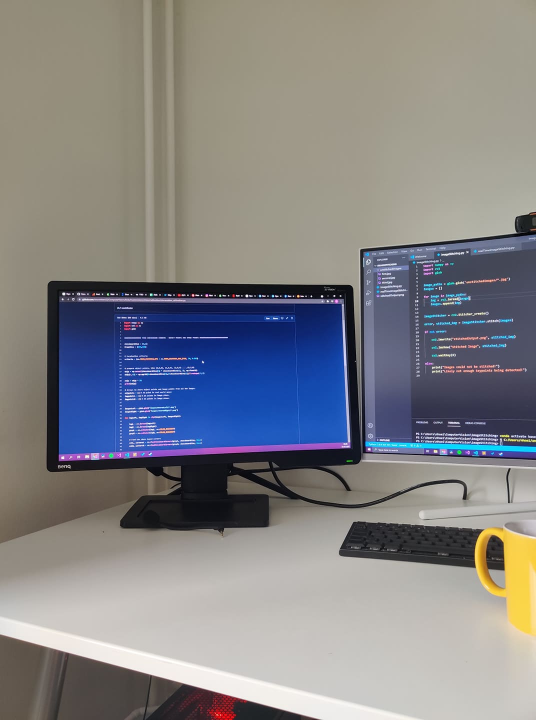
#> input picture images/1.jpg, 1072 x 1440 px (shown at 1/2 size); its folder holds 3 pictures in this run
$ python image_stitching.py
#> lines starting #> are read from the running program, lines starting #| are printed output that depends on the picture
import numpy as np
import cv2 as cv
import glob

# Detech and match features in the input images.
def detectAndMatchFeatures(img1, img2):
    # Use ORB feature detector
    orb = cv.ORB_create()
    keypoints1, descriptors1 = orb.detectAndCompute(img1, None)
    keypoints2, descriptors2 = orb.detectAndCompute(img2, None)

    # Match the features from 2 descriptors.
    bf = cv.BFMatcher(cv.NORM_HAMMING, crossCheck=True)
    matches = bf.match(descriptors1, descriptors2)
    matches = sorted(matches, key=lambda x: x.distance)

    return keypoints1, keypoints2, matches

# Compute the Homography matrix that is used to project features from one image to another image's coordinate.
def estimateHomography(keypoints1, keypoints2, matches, threshold=5):
    src_points = np.float32([keypoints1[m.queryIdx].pt for m in matches]).reshape(-1, 1, 2)
    dst_points = np.float32([keypoints2[m.trainIdx].pt for m in matches]).reshape(-1, 1, 2)

    H, mask = cv.findHomography(src_points, dst_points, cv.RANSAC, threshold)
    return H, mask

# Warp the images. Transform image2 to image1's plane.
def warpImages(img1, img2, H):
    h1, w1 = img1.shape[:2]
    h2, w2 = img2.shape[:2]

    corners1 = np.float32([[0, 0], [0, h1], [w1, h1], [w1, 0]]).reshape(-1, 1, 2)
    corners2 = np.float32([[0, 0], [0, h2], [w2, h2], [w2, 0]]).reshape(-1, 1, 2)
    warped_corners2 = cv.perspectiveTransform(corners2, H)

    corners = np.concatenate((corners1, warped_corners2), axis=0)
    [xmin, ymin] = np.int32(corners.min(axis=0).ravel() - 0.5)
    [xmax, ymax] = np.int32(corners.max(axis=0).ravel() + 0.5)

    t = [-xmin, -ymin]
    Ht = np.array([[1, 0, t[0]], [0, 1, t[1]], [0, 0, 1]])

    warped_img2 = cv.warpPerspective(img2, Ht @ H, (xmax - xmin, ymax - ymin))
    warped_img2[t[1]:h1 + t[1], t[0]:w1 + t[0]] = img1

    return warped_img2

# Blend the 2 images together.
def blendImages(img1, img2):
    resize_scale = (img1.shape[1], img1.shape[0])
    img2 = cv.resize(img2, resize_scale, interpolation= cv.INTER_LINEAR)
    mask = np.where(img1 != 0, 1, 0).astype(np.float32)
    blended_img = img1 * mask + img2 * (1 - mask)
    return blended_img.astype(np.uint8)

# Perform image stitching
def imageStitching(left_img, right_img):
    keypoints1, keypoints2, matches = detectAndMatchFeatures(left_img, right_img)
    H, _ = estimateHomography(keypoints1, keypoints2, matches)
    warped_img = warpImages(right_img, left_img, H)
    output_img = blendImages(warped_img, left_img)
    return output_img

# Stitch multiple images at once
def imageStitchingMultiple():
    image_paths = sorted(glob.glob("images/*.jpg"))
    first = cv.imread(image_paths[0])
#> first is the input picture: shape (1440, 1072, 3); mean B, G, R 133.6, 130.6, 130.7
    second = cv.imread(image_paths[1])
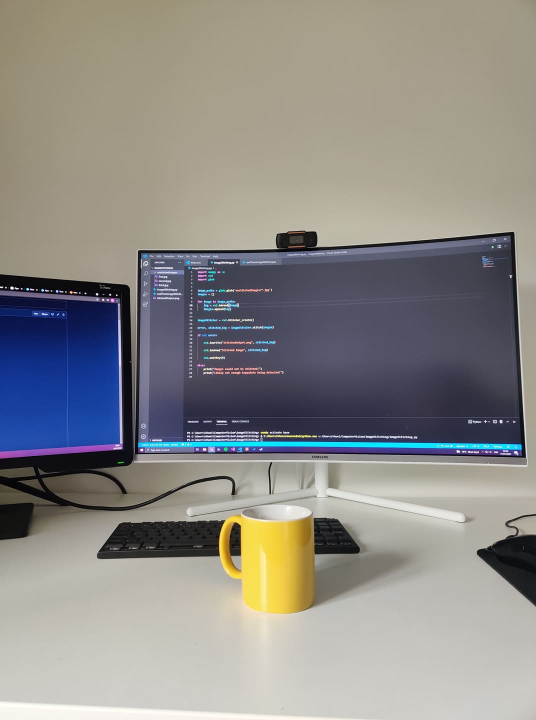
#> input picture images/2.jpg, 1072 x 1440 px (shown at 1/2 size)
#> second is the input picture: shape (1440, 1072, 3); mean B, G, R 135.7, 139.1, 140.8
    cur_stitched = imageStitching(first, second)
#> in detectAndMatchFeatures, `keypoints1, descriptors1 = orb.detectAndCompute(img1, None)`: keypoints1 = 500 keypoints; strongest (x, y, size): (493, 593, 31), (645, 593, 31), (669, 591, 31), (643, 592, 37.2)
#> in detectAndMatchFeatures, `keypoints2, descriptors2 = orb.detectAndCompute(img2, None)`: keypoints2 = 500 keypoints; strongest (x, y, size): (195, 588, 31), (194, 588, 37.2), (86, 580, 31), (56, 578, 31)
#> in detectAndMatchFeatures, `matches = bf.match(descriptors1, descriptors2)`: matches = 170 matches
#> in estimateHomography, `src_points = np.float32([keypoints1[m.queryIdx].pt for m in matches])...`: src_points = 170 rows, first 8: [642.8, 591], [671.8, 601.3], [695.7, 889.8], [735.8, 898.6], [832.9, 865.7], [695.1, 892.2], [696.4, 891.6], [736.1, 897.9]
#> in estimateHomography, `dst_points = np.float32([keypoints2[m.trainIdx].pt for m in matches])...`: dst_points = 170 rows, first 8: [192.8, 586.8], [223.9, 599.3], [238.9, 892.8], [280.8, 900], [375, 864], [240.1, 895.8], [241.9, 895.1], [282, 897.9]
#> in estimateHomography, `H, mask = cv.findHomography(src_points, dst_points, cv.RANSAC, thresho..`: H = [[1.5, -0.0372, -688.7], [0.395, 1.36, -281.5], [0.000502, -7.38e-07, 1]]; mask = 170 values, max 1 at index 0, min 0 at index 9, mean 0.482
#> in warpImages, `warped_corners2 = cv.perspectiveTransform(corners2, H)`: warped_corners2 = [[-688.7, -281.5], [-743.1, 1679.3], [565.6, 1366.8], [600.1, 92.02]]
#> in warpImages, `corners = np.concatenate((corners1, warped_corners2), axis=0)`: corners = [[0, 0], [0, 1440], [1072, 1440], [1072, 0], [-688.7, -281.5], [-743.1, 1679.3], [565.6, 1366.8], [600.1, 92.02]]
#> in warpImages, `[xmin, ymin] = np.int32(corners.min(axis=0).ravel() - 0.5)`: xmin = -743; ymin = -281
#> in warpImages, `[xmax, ymax] = np.int32(corners.max(axis=0).ravel() + 0.5)`: xmax = 1072; ymax = 1679
#> in warpImages, `t = [-xmin, -ymin]`: t = [743, 281]
#> in warpImages, `Ht = np.array([[1, 0, t[0]], [0, 1, t[1]], [0, 0, 1]])`: Ht = [[1, 0, 743], [0, 1, 281], [0, 0, 1]]
#> in blendImages, `img2 = cv.resize(img2, resize_scale, interpolation= cv.INTER_LINEAR)`:
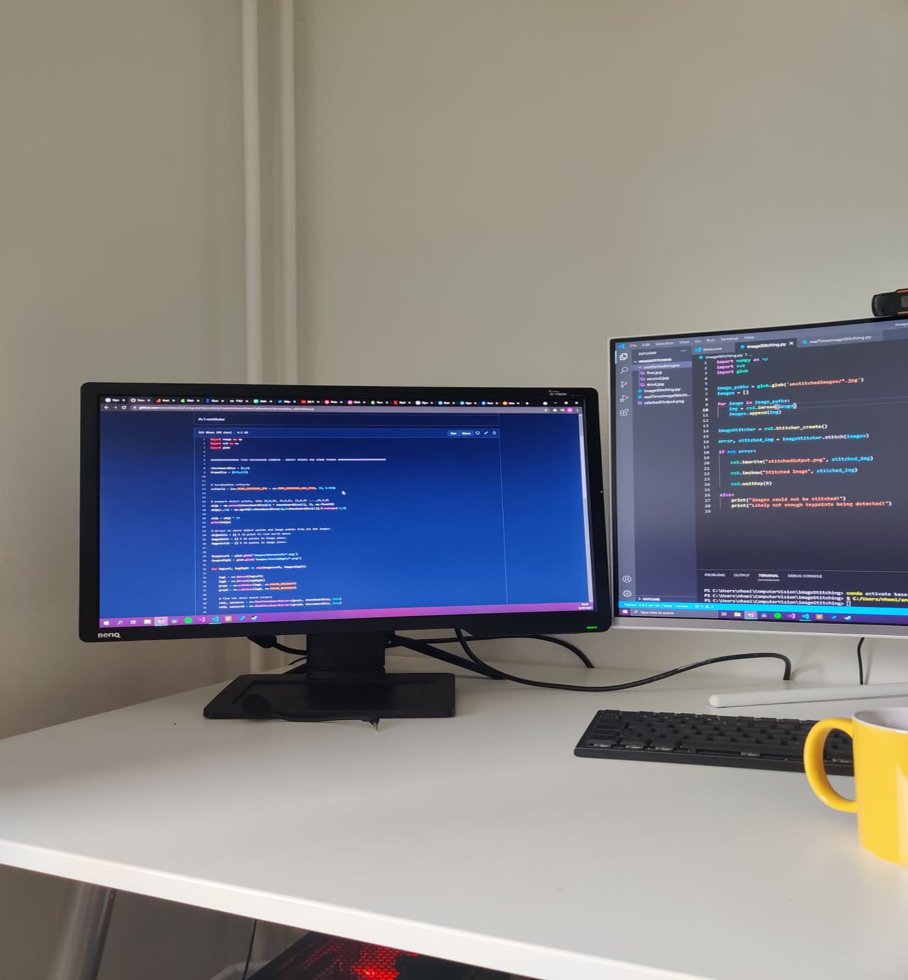
#> img2: shape (1960, 1815, 3) (shown at 1/2 size); mean of channels 0, 1, 2 133.6, 130.6, 130.6; drawn as B, G, R
    for image_path in image_paths[2:]:
        cur_img = cv.imread(image_path)
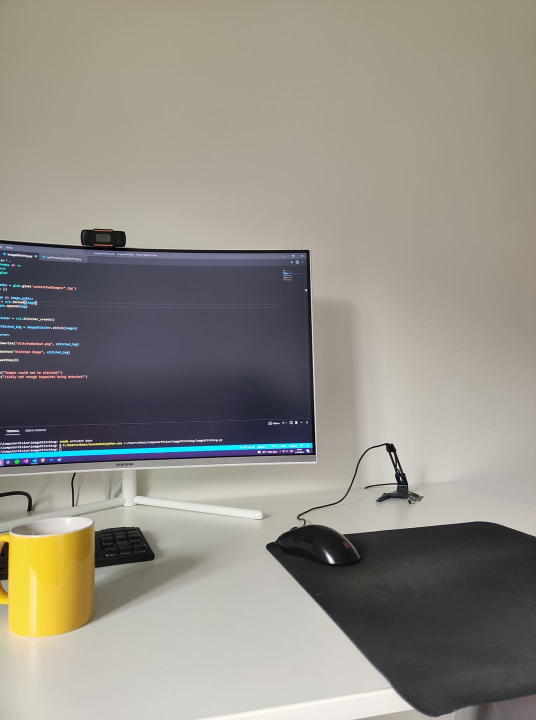
#> input picture images/3.jpg, 1072 x 1440 px (shown at 1/2 size)
#> cur_img is the input picture: shape (1440, 1072, 3); mean B, G, R 132.5, 141.3, 145.1
        cur_stitched = imageStitching(cur_stitched, cur_img)
#> in detectAndMatchFeatures (call 2), `keypoints1, descriptors1 = orb.detectAndCompute(img1, None)`: keypoints1 = 500 keypoints; strongest (x, y, size): (936, 869, 31), (768, 857, 31), (766, 855, 31), (829, 861, 31)
#> in detectAndMatchFeatures (call 2), `keypoints2, descriptors2 = orb.detectAndCompute(img2, None)`: keypoints2 = 500 keypoints; strongest (x, y, size): (592, 846, 31), (592, 843, 31), (769, 891, 31), (547, 846, 31)
#> in detectAndMatchFeatures (call 2), `matches = bf.match(descriptors1, descriptors2)`: matches = 144 matches
#> in estimateHomography (call 2), `src_points = np.float32([keypoints1[m.queryIdx].pt for m in matches])...`: src_points = 144 rows, first 8: [1656.8, 1182], [1292.9, 773.4], [1372.4, 745.3], [1296.4, 749], [1300.7, 748.9], [1371.1, 746.5], [1370.6, 743.5], [1376, 771.4]
#> in estimateHomography (call 2), `dst_points = np.float32([keypoints2[m.trainIdx].pt for m in matches])...`: dst_points = 144 rows, first 8: [516.3, 902], [158.3, 486.7], [243.7, 465.8], [164.2, 460.3], [164.8, 462.2], [246.3, 465.3], [244.9, 462.8], [251.3, 490.2]
#> in warpImages (call 2), `warped_corners2 = cv.perspectiveTransform(corners2, H)`: warped_corners2 = [[-2479.2, -1249.1], [-2681, 2650.8], [642, 1602.3], [661.2, -154]]
#> in warpImages (call 2), `corners = np.concatenate((corners1, warped_corners2), axis=0)`: corners = [[0, 0], [0, 1440], [1072, 1440], [1072, 0], [-2479.2, -1249.1], [-2681, 2650.8], [642, 1602.3], [661.2, -154]]
#> in warpImages (call 2), `[xmin, ymin] = np.int32(corners.min(axis=0).ravel() - 0.5)`: xmin = -2681; ymin = -1249
#> in warpImages (call 2), `[xmax, ymax] = np.int32(corners.max(axis=0).ravel() + 0.5)`: ymax = 2651
#> in warpImages (call 2), `t = [-xmin, -ymin]`: t = [2681, 1249]
#> in warpImages (call 2), `Ht = np.array([[1, 0, t[0]], [0, 1, t[1]], [0, 0, 1]])`: Ht = [[1, 0, 2681], [0, 1, 1249], [0, 0, 1]]
#> in warpImages (call 2), `warped_img2[t[1]:h1 + t[1], t[0]:w1 + t[0]] = img1`:
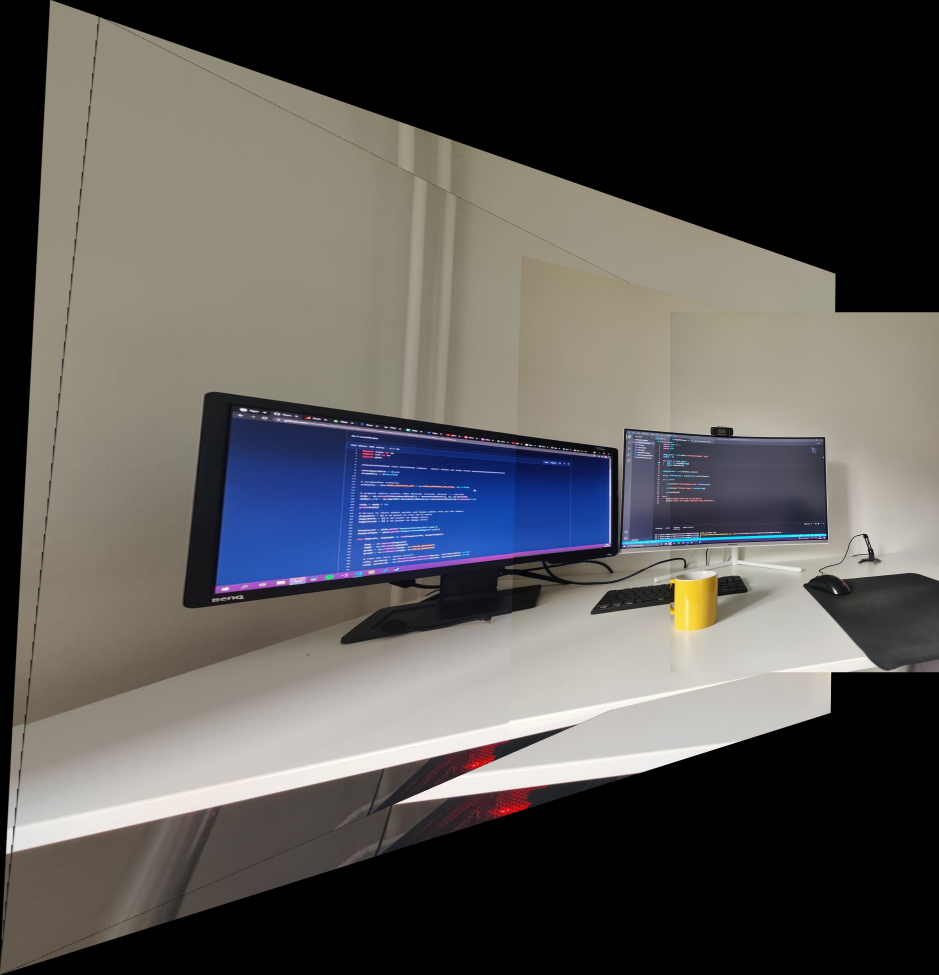
#> warped_img2: shape (3900, 3753, 3) (shown at 1/4 size); mean B, G, R 84.8, 86.9, 89
#> in blendImages (call 2), `mask = np.where(img1 != 0, 1, 0).astype(np.float32)`:
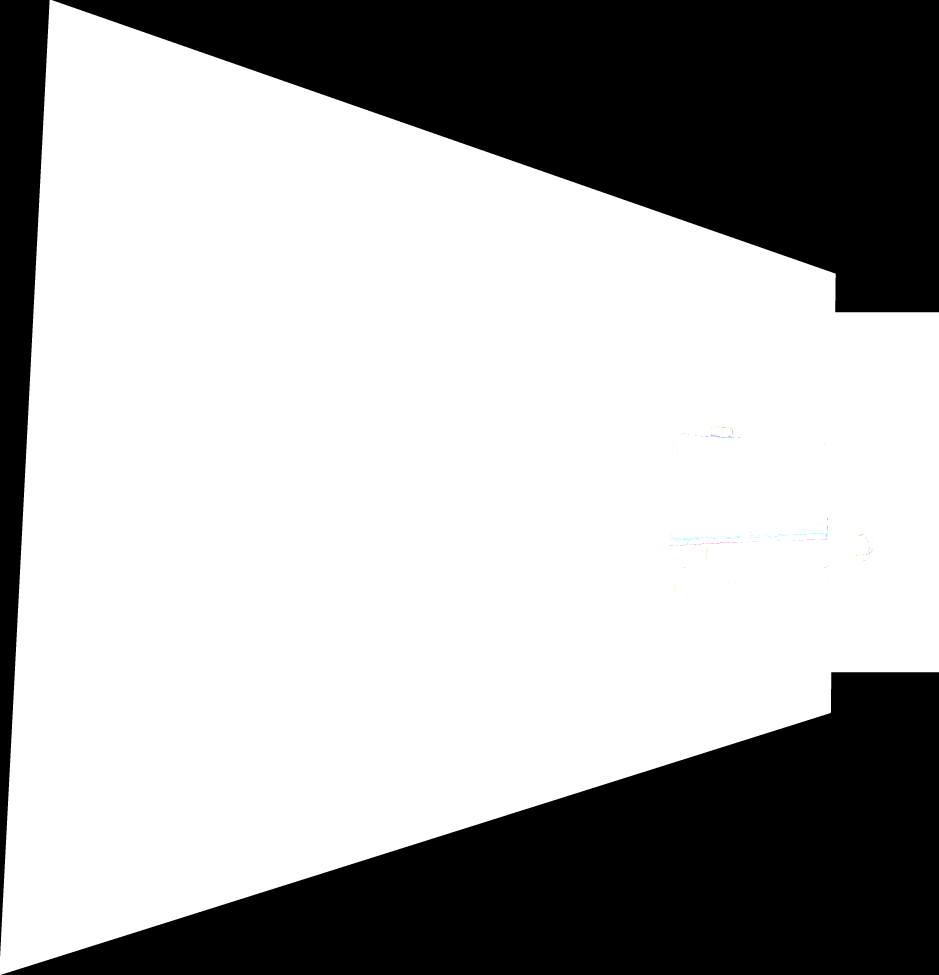
#> mask: shape (3900, 3753, 3) float32 (shown at 1/4 size); mean B, G, R 0.667, 0.667, 0.667
#> in blendImages (call 2), `blended_img = img1 * mask + img2 * (1 - mask)`:
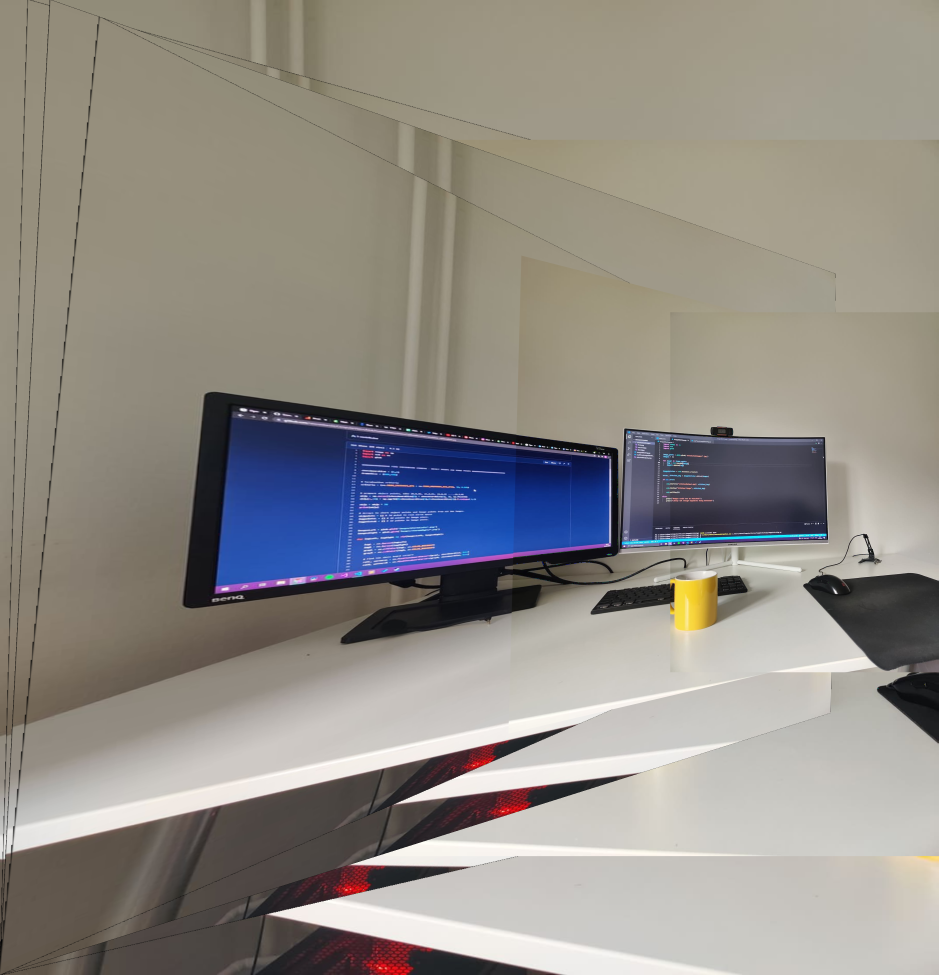
#> blended_img: shape (3900, 3753, 3) float32 (shown at 1/4 size); mean B, G, R 139.1, 146.5, 149.6
    return cur_stitched

if __name__=="__main__":
    stitched_img = imageStitchingMultiple()
    cv.imwrite("stitched.png", stitched_img)
    cv.imshow("Stitched image", stitched_img)
    cv.waitKey(0)
    cv.destroyAllWindows()
